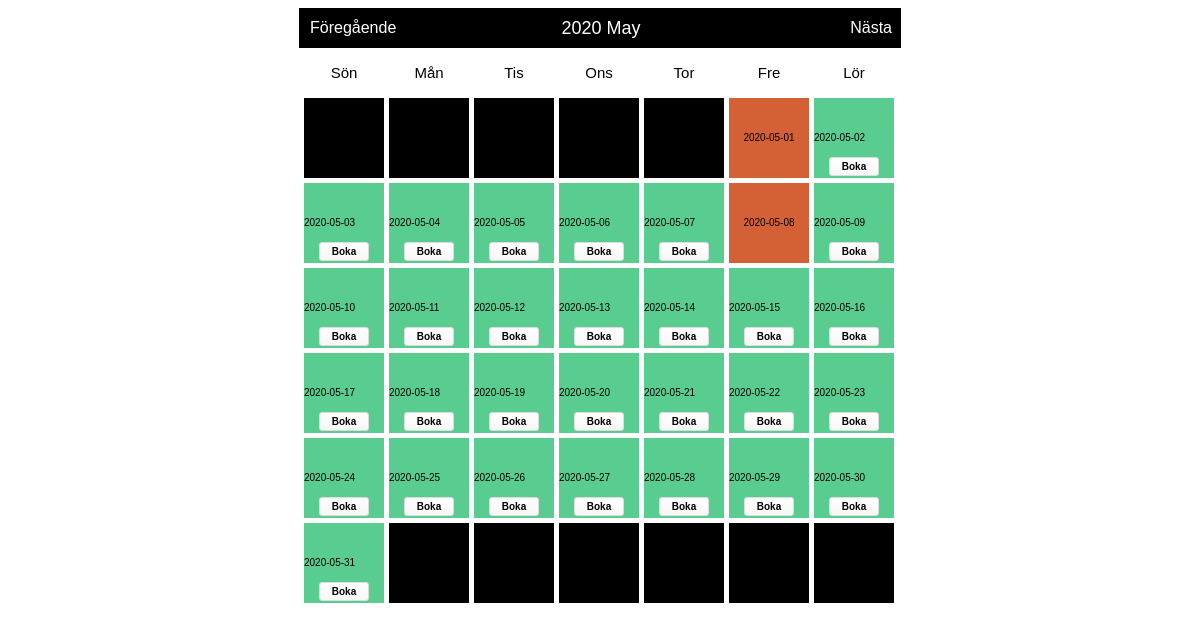
Before: /Index1.php?month=05&year=2020 with the older database file.
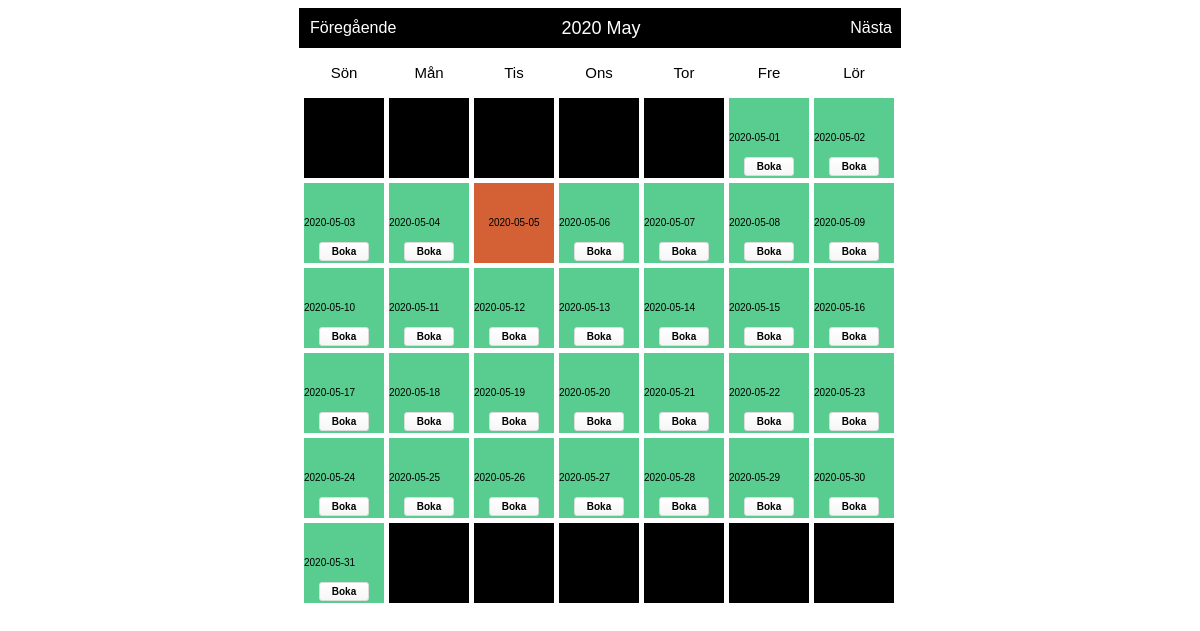
After: the same page with the newer database file.
### tables this page shows
CREATE TABLE "bookings" (
	"id"	INTEGER PRIMARY KEY AUTOINCREMENT,
	"booking_date"	NUMERIC,
	"User_id"	INTEGER
);

### booking.php (called while the page is built, shortened)
<?php
class Booking
{
    private $dbh;
    private $bookingsTableName = 'bookings';
    public function __construct()
    {
            $this->dbh = new PDO ('sqlite:'.__DIR__.'/Database/Takterassen.db');
    }
    public function index()
{
    $statement = $this->dbh->query('SELECT * FROM ' . $this->bookingsTableName);
    return $statement->fetchAll(PDO::FETCH_ASSOC);
}
}

### bookablecell.php (the view, shortened to what this page needs)
<?php
class BookableCell
{
    private $booking;
    private $currentURL;
    public function __construct(Booking $booking)
    {
        $this->booking = $booking;
        $this->currentURL = htmlentities($_SERVER['REQUEST_URI']);
    }
    public function update(Calendar $cal)
    {
        if ($this->isDateBooked($cal->getCurrentDate())) {
            return $cal->cellContent =
                $this->bookedCell($cal->getCurrentDate());
        }
        if (!$this->isDateBooked($cal->getCurrentDate())) {
            return $cal->cellContent =
                $this->openCell($cal->getCurrentDate());
        }
    }
    private function openCell($date)
    {
        return '<div class="open">  '. $date . '      ' . $this->bookingForm($date) . '</div>';
    }
    private function bookedCell($date)
    {
        $userid = $_SESSION['user_id'];
        if ($this->UserId($date) === $userid || $userid === "0") {return '<div class="bookedbyme">'. $date . ' ' . $this->deleteForm($this->bookingId($date)) . '</div>';}
        else {return '<div class="booked">   '. $date . ' </div>';}
    }
    private function isDateBooked($date)
    {
        return in_array($date, $this->bookedDates());
    }
    private function bookedDates()
    {
        return array_map(function ($record) {
            return $record['booking_date'];
        }, $this->booking->index());
    }
    private function Userid($date)
    {
        $booking = array_filter($this->booking->index(), function ($record) use ($date) {
            return $record['booking_date'] == $date;
        });
        $result = array_shift($booking);
        return $result['User_id'];
    }
    private function bookingForm($date)
    {
        return
            '<form method="post" action="' . $this->currentURL . '">' .
            '<input type="hidden" name="add" />' .
            '<input type="hidden" name="date" value="' . $date . '" />' .
            '<input class="submit" type="submit" value="Boka" />' .
            '</form>';
    }
}

### Index1.php (shortened to what this page needs)
<html>
<head>
    <link href="CSS/calendar.css" type="text/css" rel="stylesheet"/>
</head>
<body>
<?php
include 'Calendar.php';
include 'Booking.php';
include 'BookableCell.php';
$booking = new Booking();
$bookableCell = new BookableCell($booking);
$calendar = new Calendar();
$calendar->attachObserver('showCell', $bookableCell);
echo $calendar->show();
?>
</body>
</html>

### calendar.php (shortened to what this page needs)
<?php
class Calendar
{
    public function __construct()
    {
        $this->naviHref = htmlentities($_SERVER['PHP_SELF']);
    }
    protected $observers = array();
    private $dayLabels = array("Mån", "Tis", "Ons", "Tor", "Fre", "Lör", "Sön");
    private $currentYear = 0;
    private $currentMonth = 0;
    private $currentDay = 0;
    private $currentDate = null;
    private $daysInMonth = 0;
    private $sundayFirst = true;
    private $naviHref = null;
    public function attachObserver($type, $observer)
    {
        $this->observers[$type][] = $observer;
    }
    public function notifyObserver($type)
    {
        if (isset($this->observers[$type])) {
            foreach ($this->observers[$type] as $observer) {
                $observer->update($this);
            }
        }
    }
    public function getCurrentDate()
    {
        return $this->currentDate;
    }
    public function show($month = null, $year = null, $attributes = false)
    {
        if (null == $year && isset($_GET['year'])) {
            $year = $_GET['year'];
        } else if (null == $year) {
            $year = date("Y", time());
        }
        if (null == $month && isset($_GET['month'])) {
            $month = $_GET['month'];
        } else if (null == $month) {
            $month = date("m", time());
        }
        $this->currentYear = $year;
        $this->currentMonth = $month;
        $this->daysInMonth = $this->_daysInMonth($month, $year);
        $content = '<div id="calendar">' .
            '<div class="box">' .
            $this->_createNavi() .
            '</div>' .
            '<div class="box-content">' .
            '<ul class="label">' . $this->_createLabels() . '</ul>';
        $content .= '<div class="clear"></div>';
        $content .= '<ul class="dates">';
        for ($i = 0; $i < $this->_weeksInMonth($month, $year); $i++) {
            for ($j = 1; $j <= 7; $j++) {
                $content .= $this->_showDay($i * 7 + $j, $attributes);
            }
        }
        $content .= '</ul>';
        $content .= '<div class="clear"></div>';
        $content .= '</div>';
        $content .= '</div>';
        return $content;
    }
    private function _showDay($cellNumber, $attributes = false)
    {
        if ($this->currentDay == 0) {
            $firstDayOfTheWeek = date('N', strtotime($this->currentYear . '-' . $this->currentMonth . '-01'));
            if ($this->sundayFirst) {
                if ($firstDayOfTheWeek == 7) {
                    $firstDayOfTheWeek = 1;
                } else {
                    $firstDayOfTheWeek++;
                }
            }
            if (intval($cellNumber) == intval($firstDayOfTheWeek)) {
                $this->currentDay = 1;
            }
        }
        if (($this->currentDay != 0) && ($this->currentDay <= $this->daysInMonth)) {
            $this->currentDate = date('Y-m-d', strtotime($this->currentYear . '-' . $this->currentMonth . '-' . ($this->currentDay)));
            $cellContent = $this->_createCellContent($attributes);
            $this->currentDay++;
        } else {
            $this->currentDate = null;
            $cellContent = null;
        }
        return '<li id="li-' . $this->currentDate . '" class="' . ($cellNumber % 7 == 1 ? ' start ' : ($cellNumber % 7 == 0 ? ' end ' : ' ')) .
            ($cellContent == null ? 'mask' : '') . '">' . $cellContent .
            '</li>';
    }
    private function _createNavi()
    {
        $nextMonth = $this->currentMonth == 12 ? 1 : intval($this->currentMonth) + 1;
        $nextYear = $this->currentMonth == 12 ? intval($this->currentYear) + 1 : $this->currentYear;
        $preMonth = $this->currentMonth == 1 ? 12 : intval($this->currentMonth) - 1;
        $preYear = $this->currentMonth == 1 ? intval($this->currentYear) - 1 : $this->currentYear;
        return
            '<div class="header">' .
            '<a class="prev" href="' . $this->naviHref . '?month=' . sprintf('%02d', $preMonth) . '&year=' . $preYear . '">Föregående</a>' .
            '<span class="title">' . date('Y M', strtotime($this->currentYear . '-' . $this->currentMonth . '-1')) . '</span>' .
            '<a class="next" href="' . $this->naviHref . '?month=' . sprintf("%02d", $nextMonth) . '&year=' . $nextYear . '">Nästa</a>' .
            '</div>';
    }
    private function _createLabels()
    {
        if ($this->sundayFirst) {
            $temp = $this->dayLabels[0];
            for ($i = 1; $i < sizeof($this->dayLabels); $i++) {
                $tmp = $this->dayLabels[$i];
                $this->dayLabels[$i] = $temp;
                $temp = $tmp;
            }
            $this->dayLabels[0] = $temp;
        }
        $content = '';
        foreach ($this->dayLabels as $index => $label) {
            $content .= '<li class="' . ($label == 6 ? 'end title' : 'start title') . ' title">' . $label . '</li>';
        }
        return $content;
    }
    private function _createCellContent($setting = false)
    {
        $this->cellContent = $this->currentDay;
        $this->notifyObserver('showCell');
        return $this->cellContent;
    }
    private function _weeksInMonth($month = null, $year = null)
    {
        $daysInMonths = $this->_daysInMonth($month, $year);
        $numOfweeks = ($daysInMonths % 7 == 0 ? 0 : 1) + intval($daysInMonths / 7);
        $monthEndingDay = date('N', strtotime($year . '-' . $month . '-' . $daysInMonths));
        $monthStartDay = date('N', strtotime($year . '-' . $month . '-01'));
        $monthEndingDay == 7 ? $monthEndingDay = 0 : '';
        $monthStartDay == 7 ? $monthStartDay = 0 : '';
        if ($monthEndingDay < $monthStartDay) {
            $numOfweeks++;
        }
        return $numOfweeks;
    }
    private function _daysInMonth($month = null, $year = null)
    {
        return date('t', strtotime($year . '-' . $month . '-01'));
    }
}

### CSS/calendar.css (style rules this page uses)
body { font-family: "Arial"; }
div#calendar { margin: 0px auto; padding: 0px; width: 602px; }
div#calendar div.box { position: relative; top: 0px; left: 0px; width: 100%; height: 40px; background-color:black; }
div#calendar div.header { line-height: 40px; vertical-align: middle; position: absolute; left: 11px; top: 0px; width: 582px; height: 40px; text-align: center; }
div#calendar div.header a.prev, div#calendar div.header a.next { position: absolute; top: 0px; height: 17px; display: block; cursor: pointer; text-decoration: none; color: #FFF; }
div#calendar div.header span.title { color: #FFF; font-size: 18px; }
div#calendar div.header a.prev { left: 0px; }
div#calendar div.header a.next { right: 0px; }
div#calendar ul.label { float: left; margin: 0px; padding: 0px; margin-top: 5px; margin-left: 5px; }
div#calendar ul.label li { margin: 0px; padding: 0px; margin-right: 5px; float: left; list-style-type: none; width: 80px; height: 40px; line-height: 40px; vertical-align: middle; text-align: center; color: #000; font-size: 15px; background-color: transparent; }
div#calendar ul.dates { float: left; margin: 0px; padding: 0px; margin-left: 5px; margin-bottom: 5px; }
div#calendar ul.dates li { margin: 0px; padding: 0px; margin-right: 5px; margin-top: 5px; line-height: 34px; vertical-align: middle; float: left; list-style-type: none; width: 80px; height: 80px; font-size: 10px; background-color:black; color: #000; text-align: top; position: relative; }
li div { display: flex; }
li div form { display: inline; align-self: center; margin: 0; position: absolute; bottom: 2px; }
div.open { background: #59CD90; width: 100%; height: 100%; display: flex; justify-content: center; flex-direction: column; }
div.booked { background: #D36135; width: 100%; height: 100%; display: flex; justify-content: center; flex-direction: column; text-align: center; line-height: inherit; }
.submit { box-shadow:inset 0px 1px 0px 0px #ffffff; background:linear-gradient(to bottom, #ffffff 5%, #f6f6f6 100%); background-color:#ffffff; border-radius:3px; border:1px solid #dcdcdc; display:inline-block; cursor:pointer; color:black; font-size:10px; font-weight:bold; padding:3px 12px; text-decoration:none; text-shadow:0px 1px 0px #ffffff; }

Changed rows visible on the page:
removed bookings: booking_date "2020-05-01"
removed bookings: booking_date "2020-05-08"
added bookings: booking_date "2020-05-05"
Other visible differences:
new list line: "2020-05-01 Boka"
list line gone: "2020-05-05 Boka"
new list line: "2020-05-08 Boka"
